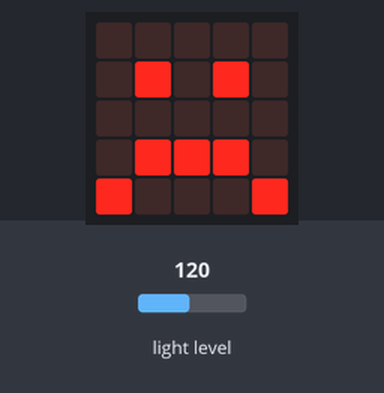
A program run on a simulated BBC micro:bit running MicroPython. Shown: the board's 5×5 LED display. The inputs (shaded band) are chosen by the test bench; at power-on: light level 120.

Above: at 1.2 s.
1.3 s: light level set to 103
2.8 s: light level set to 95
At 4.0 s:
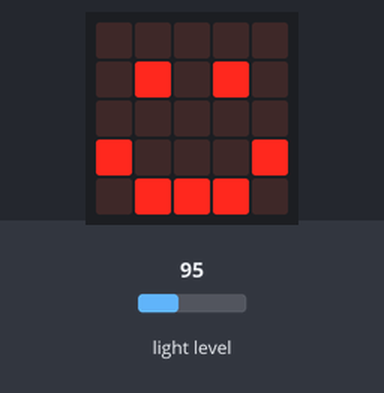
4.3 s: light level set to 128
At 5.2 s:
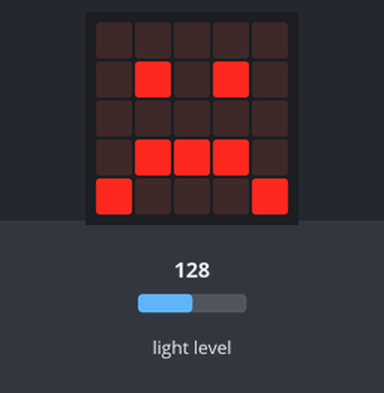
5.8 s: light level set to 5
At 6.3 s:
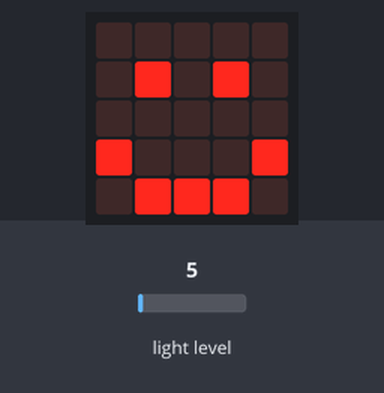
Timing chart, 0 to 8.3 s (numbered marks = the images above; inputs shaded):
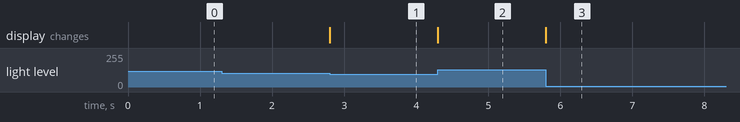

Measured:
- the behaviour switches between 100 and 99 on light level (found by bisection; images 0 and 1)
- after the input at 1.3 s, every drawn part: stays the same
- after the input at 2.8 s, the display: changes at once (image 1)
- after the input at 4.3 s, the display: changes at once (image 2)
- after the input at 5.8 s, the display: changes at once (image 3)

The program:

microbit_program.py
```python
# Add your Python code here. E.g.
from microbit import *
while True:
    if display.read_light_level() < 100:
        display.show(Image.HAPPY)
    if display.read_light_level() > 100:
        display.show(Image.SAD)
```
